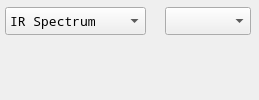
             <widget class="QWidget" name="spectrumFrame2">
              <attribute name="title">
               <string>Spectrum Graph</string>
              </attribute>
              <layout class="QVBoxLayout" name="spectrum_frame_layout2">
               <property name="spacing">
                <number>5</number>
               </property>
               <property name="leftMargin">
                <number>5</number>
               </property>
               <property name="topMargin">
                <number>5</number>
               </property>
               <property name="rightMargin">
                <number>5</number>
               </property>
               <property name="bottomMargin">
                <number>5</number>
               </property>
               <item>
                <widget class="QFrame" name="spectrumFrame">
                 <property name="font">
                  <font>
                   <family>Noto Mono</family>
                  </font>
                 </property>
                 <property name="frameShape">
                  <enum>QFrame::NoFrame</enum>
                 </property>
                 <property name="frameShadow">
                  <enum>QFrame::Raised</enum>
                 </property>
                 <layout class="QVBoxLayout" name="spectrum_frame_layout">
                  <property name="spacing">
                   <number>6</number>
                  </property>
                  <property name="leftMargin">
                   <number>0</number>
                  </property>
                  <property name="topMargin">
                   <number>0</number>
                  </property>
                  <property name="rightMargin">
                   <number>0</number>
                  </property>
                  <property name="bottomMargin">
                   <number>0</number>
                  </property>
                  <item alignment="Qt::AlignTop">
                   <widget class="QFrame" name="frame_3">
                    <property name="font">
                     <font>
                      <family>Noto Mono</family>
                      <pointsize>10</pointsize>
                     </font>
                    </property>
                    <property name="frameShape">
                     <enum>QFrame::NoFrame</enum>
                    </property>
                    <property name="frameShadow">
                     <enum>QFrame::Raised</enum>
                    </property>
                    <layout class="QHBoxLayout" name="horizontalLayout_7">
                     <property name="leftMargin">
                      <number>0</number>
                     </property>
                     <property name="topMargin">
                      <number>2</number>
                     </property>
                     <property name="rightMargin">
                      <number>3</number>
                     </property>
                     <property name="bottomMargin">
                      <number>3</number>
                     </property>
                     <item>
                      <widget class="QComboBox" name="spectrums_select">
                       <property name="minimumSize">
                        <size>
                         <width>0</width>
                         <height>28</height>
                        </size>
                       </property>
                       <property name="font">
                        <font>
                         <family>Noto Mono</family>
                         <pointsize>10</pointsize>
                        </font>
                       </property>
                       <item>
                        <property name="text">
                         <string>IR Spectrum</string>
                        </property>
                       </item>
                       <item>
                        <property name="text">
                         <string>Raman Activity</string>
                        </property>
                       </item>
                       <item>
                        <property name="text">
                         <string>FRC Constants</string>
                        </property>
                       </item>
                       <item>
                        <property name="text">
                         <string>Red Masses</string>
                        </property>
                       </item>
                       <item>
                        <property name="text">
                         <string>Depolar (P)</string>
                        </property>
                       </item>
                       <item>
                        <property name="text">
                         <string>Depolar (U)</string>
                        </property>
                       </item>
                      </widget>
                     </item>
                     <item>
                      <widget class="QLabel" name="loaded_file_name">
                       <property name="sizePolicy">
                        <sizepolicy hsizetype="Expanding" vsizetype="Preferred">
                         <horstretch>0</horstretch>
                         <verstretch>0</verstretch>
                        </sizepolicy>
                       </property>
                       <property name="font">
                        <font>
                         <family>Noto Mono</family>
                         <pointsize>9</pointsize>
                         <weight>75</weight>
                         <bold>true</bold>
                        </font>
                       </property>
                       <property name="text">
                        <string/>
                       </property>
                       <property name="wordWrap">
                        <bool>true</bool>
                       </property>
                       <property name="indent">
                        <number>3</number>
                       </property>
                      </widget>
                     </item>
                     <item>
                      <widget class="QComboBox" name="spectrumType">
                       <property name="minimumSize">
                        <size>
                         <width>0</width>
                         <height>28</height>
                        </size>
                       </property>
                       <property name="font">
                        <font>
                         <family>Noto Mono</family>
                        </font>
                       </property>
                      </widget>
                     </item>
                    </layout>
                   </widget>
                  </item>
                 </layout>
                </widget>
               </item>
              </layout>
             </widget>
